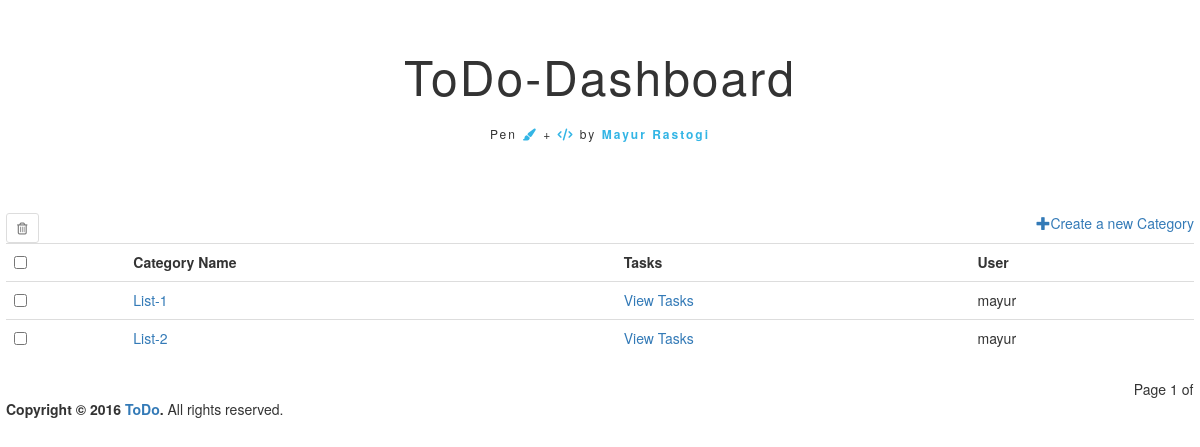
Before: / (signed in) with the older database file.
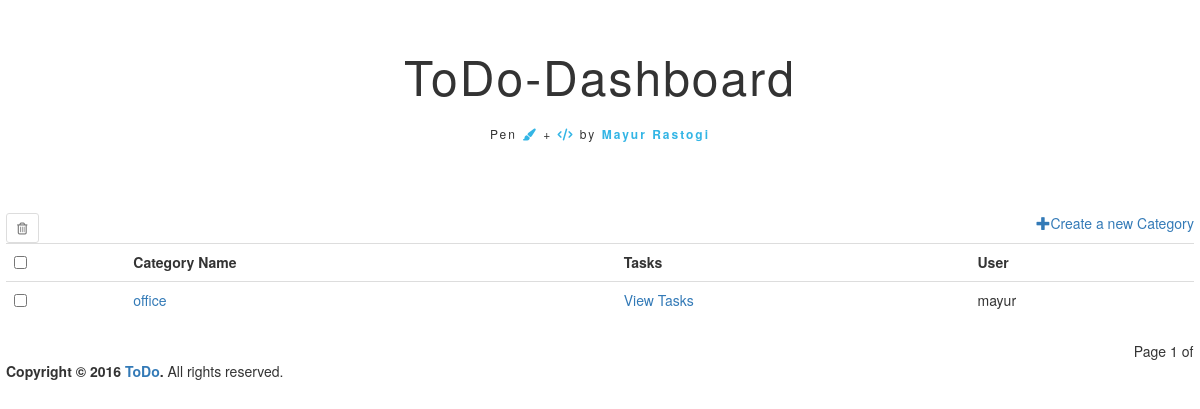
After: the same page with the newer database file.
### todoApp/models.py (models this page shows)
class List(models.Model):
    name=models.CharField(max_length=255,null=False,blank=False)
    users = models.ForeignKey(User, null=True, on_delete=models.CASCADE,related_name='tasks')
    created_at=models.DateTimeField(auto_now_add=True)
    updated_at=models.DateTimeField(auto_now=True)
    def __unicode__(self):
        return "%s" % (self.name)

### Account/models.py (models this page shows)
class User(models.Model):
    user = models.OneToOneField(user, null=False, blank=False, on_delete=models.CASCADE, related_name='user')
    name = models.CharField(max_length=255, null=True, blank=False)
    email = models.EmailField(null=True, blank=False)
    phone = models.IntegerField(null=True, blank=False)
    created_at = models.DateTimeField(auto_now_add=True)
    updated_at = models.DateTimeField(auto_now=True)
    def __unicode__(self):
        return "%s" % (self.user)

### todoApp/views.py (the view)
# urls.py: url(r'^$',lists_view, name='dashboard'),
@login_required
def lists_view(request):
    try:
        lists_task=List.objects.filter(users__user=request.user)
    except:
        lists=""
    paginator = Paginator(lists_task, 7)
    page = request.GET.get('page')
    try:
        lists = paginator.page(page)
    except PageNotAnInteger:
        lists = paginator.page(1)
    except EmptyPage:
        lists = paginator.page(paginator.num_pages)
    return render(request,"todoApp/appview.html",{"lists":lists})

### templates/todoApp/appview.html (shortened to what this page needs)
{% extends 'global_layout.html' %}
{% block content_body %}
<div class="pen-title">
  <h1>ToDo-Dashboard </h1><span>Pen <i class='fa fa-paint-brush'></i> + <i class='fa fa-code'></i> by <a href='#'>Mayur Rastogi</a></span>
</div>
<div >
  <div >
    <form method="post" action=".">
      <section class="content">
        <div class="row">
          <div class="col-xs-12">
            <div class="box box-success">
              <div class="box-header">
                <div >
                  <a href="#" class="pull-right btn-create"><i class="glyphicon glyphicon-plus pdr10"></i>Create a new Category</a>
                </div>
                <div class="mailbox-controls mgt10">
                  <div class="btn-group">
                    <span title="Delete">
                      <button type="submit" onclick="return confirm('Are you sure?')" class="btn btn-default btn-sm" id='delete' disabled><i class="fa fa-trash-o"></i></button>
                    </span>
                  </div>
                </div>
              </div>
              <div class="box-body table-responsive no-padding">
                <table class="table table-hover">
                  <tr>
                    <th class="check"><span title="Select All"><input type="checkbox" onClick="toggle(this)"></span></th>
                    <th>Category Name</th>
                    <th>Tasks</th>
                    <th>User</th>
                  </tr>
                  {% for l in lists %}
                  <tr>
                    <td class="check"><input type="checkbox" name="list_selected" value="{{ l.id }}" onclick="check()"></td>
                    <td><a href="#">{{l}}</a></td>
                    <td><a href="{% url 'task_list' list_id=l.id %}" >View Tasks</a></td>
                    <td>{{l.users}}</td>
                  </tr>
                  {% endfor %}
                </table>
              </div>
            </div>
          </div>
        </div>
        <div class="row">
          <div class="pull-right">
            <div class="btn-group">
              <span class="current">
                  Page {{ lists.number }} of {{ lists.paginator.num_pages }}.
              </span>
            </div>
          </div>
        </div>
      </section>
    </form>
  </div>
</div>
  {% endblock %}

### templates/global_layout.html (shortened to what this page needs)
{% load staticfiles %}
<!DOCTYPE html>
<html >
<head>
  <link rel="stylesheet" href="https://cdnjs.cloudflare.com/ajax/libs/meyer-reset/2.0/reset.min.css">
  <link rel='stylesheet prefetch' href='http://maxcdn.bootstrapcdn.com/font-awesome/4.3.0/css/font-awesome.min.css'>
  <link rel="stylesheet" href="{% static "css/style.css" %}">
  <link rel="stylesheet" href="{% static 'bower_components/bootstrap/dist/css/bootstrap.min.css' %}">
  <link rel="stylesheet" href="{% static 'bower_components/font-awesome/css/font-awesome.min.css' %}">
</head>
<body class="hold-transition skin-blue sidebar-mini">
<div class="wrapper">
  {% block content_body %}
  {% endblock %}
  <footer class="main-footer">
    <strong>Copyright &copy; 2016 <a href={% url "dashboard" %}>ToDo</a>.</strong> All rights
    reserved.
  </footer>
</div>
<link rel="stylesheet" type="text/css" href="http://cdn.jsdelivr.net/bootstrap/3/css/bootstrap.css" />
<link rel="stylesheet" type="text/css" href="http://cdn.jsdelivr.net/bootstrap.daterangepicker/2/daterangepicker.css" />
</body>
</html>

### static/css/style.css (style rules this page uses)
body { background: #e9e9e9; color: #666666; font-family: 'RobotoDraft', 'Roboto', sans-serif; font-size: 14px; -webkit-font-smoothing: antialiased; -moz-osx-font-smoothing: grayscale; }
.pen-title { padding: 50px 0; text-align: center; letter-spacing: 2px; }
.pen-title h1 { margin: 0 0 20px; font-size: 48px; font-weight: 300; }
.pen-title span { font-size: 12px; }
.pen-title span .fa { color: #33b5e5; }
.pen-title span a { color: #33b5e5; font-weight: 600; text-decoration: none; }

### templates/global_layout.html (style rules this page uses)
html, body { padding-right: 3px; padding-left: 3px; overflow-x: hidden; }

Changed rows visible on the page:
removed List: name "List-1", users "mayur"
removed List: name "List-2", users "mayur"
added List: name "office", users "mayur"
